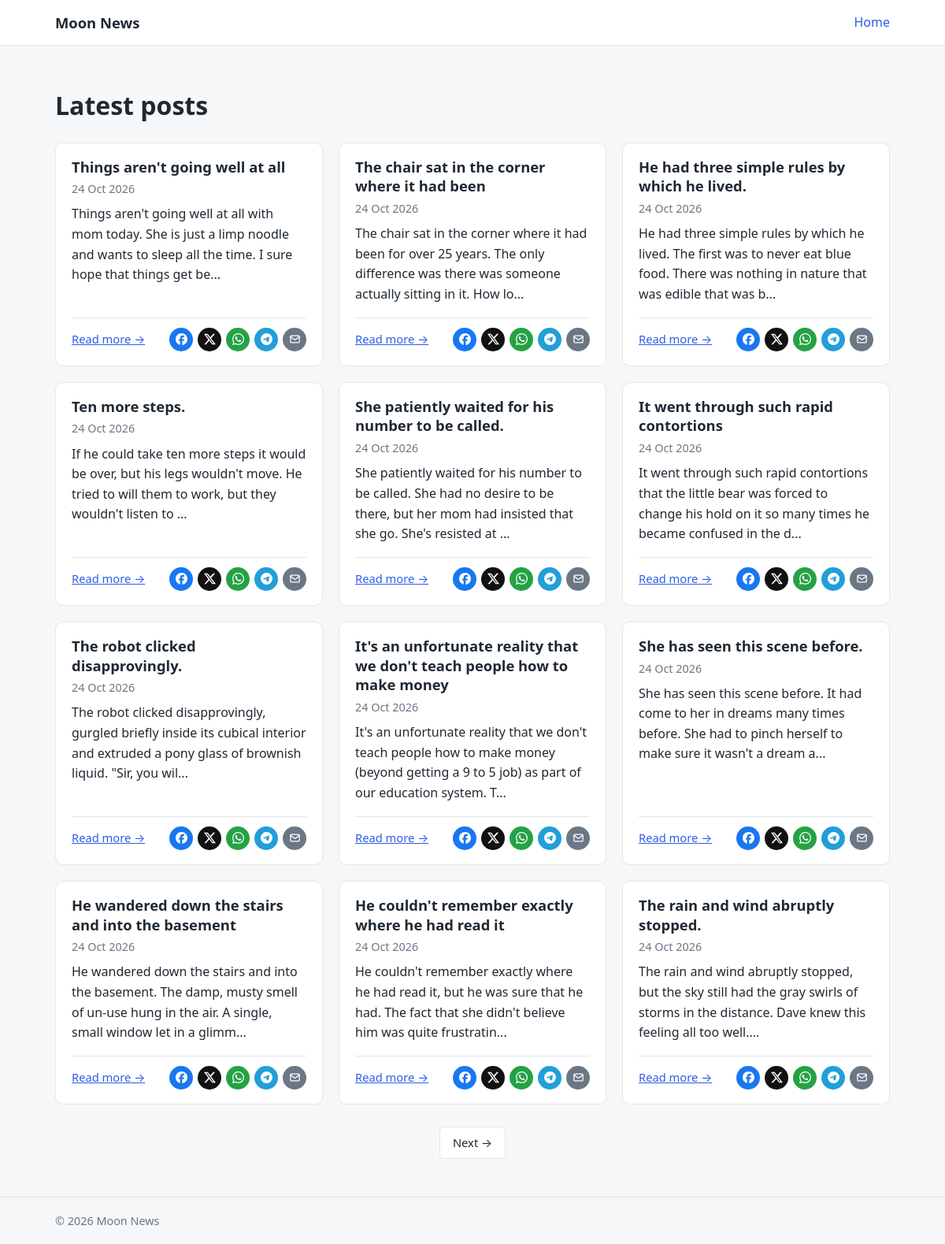
The page / on the database its author committed.
### tables this page shows
CREATE TABLE posts (
  id         INT UNSIGNED AUTO_INCREMENT PRIMARY KEY,
  title      VARCHAR(150)  NOT NULL,
  content    TEXT          NOT NULL,                  
  tags       VARCHAR(255)  NOT NULL DEFAULT '',       
  created_at TIMESTAMP     NOT NULL DEFAULT CURRENT_TIMESTAMP,
  INDEX idx_posts_created (created_at, id),       
  INDEX idx_posts_title (title),                  
  FULLTEXT INDEX ft_posts_title (title)           
);

CREATE TABLE IF NOT EXISTS social_platforms (
  id                 INT UNSIGNED AUTO_INCREMENT PRIMARY KEY,
  slug               VARCHAR(50)   NOT NULL UNIQUE,         
  name               VARCHAR(100)  NOT NULL,                
  share_url_template VARCHAR(1024) NOT NULL,
  icon_svg           TEXT          NOT NULL,
  color              VARCHAR(9)    NOT NULL DEFAULT '#6b7785',
  opens_new_tab      TINYINT(1)    NOT NULL DEFAULT 1,
  sort_order         INT           NOT NULL DEFAULT 0,
  created_at         TIMESTAMP     NOT NULL DEFAULT CURRENT_TIMESTAMP
);

### includes/helpers.php (called while the page is built, shortened)
<?php
require_once __DIR__ . '/../config/config.php';
function e(?string $value): string
{
    return htmlspecialchars((string) $value, ENT_QUOTES, 'UTF-8');
}
function slugify(string $text, int $max = 80): string
{
    $text = mb_strtolower(trim($text), 'UTF-8');
    if (function_exists('iconv')) {
        $ascii = @iconv('UTF-8', 'ASCII//TRANSLIT//IGNORE', $text);
        if ($ascii !== false) {
            $text = $ascii;
        }
    }
    $text = trim((string) preg_replace('/[^a-z0-9]+/', '_', $text), '_');
    $text = trim(substr($text, 0, $max), '_');
    return $text !== '' ? $text : 'post';
}
function post_path(int $id, string $title): string
{
    return 'post.php?id=' . $id . '&title=' . slugify($title);
}
function share_platforms(): array
{
    static $cache = null;
    if ($cache === null) {
        $cache = [];
        $sql = 'SELECT slug, name, share_url_template, icon_svg, color, opens_new_tab
                FROM social_platforms ORDER BY sort_order, id';
        foreach (db()->query($sql) as $row) {
            $cache[$row['slug']] = $row;
        }
    }
    return $cache;
}

### config/config.php (called while the page is built, shortened)
<?php
function db(): PDO
{
    static $pdo = null;
    if ($pdo === null) {
        $pdo = new PDO(
            'mysql:host=' . DB_HOST . ';dbname=' . DB_NAME . ';charset=utf8mb4',
            DB_USER,
            DB_PASS,
            [
                PDO::ATTR_ERRMODE            => PDO::ERRMODE_EXCEPTION,
                PDO::ATTR_DEFAULT_FETCH_MODE => PDO::FETCH_ASSOC,
                PDO::ATTR_EMULATE_PREPARES   => false,
            ]
        );
    }
    return $pdo;
}

### includes/share_buttons.php (the view, shortened to what this page needs)
<?php
require_once __DIR__ . '/helpers.php';
function share_build_url(string $template, string $url, string $title, string $desc): string
{
    return strtr($template, [
        '{url}'       => rawurlencode($url),
        '{title}'     => rawurlencode($title),
        '{desc}'      => rawurlencode($desc),
        '{title_url}' => rawurlencode($title . ' ' . $url),
        '{desc_url}'  => rawurlencode($desc . "\n\n" . $url),
    ]);
}
function render_share_buttons(string $url, string $title, string $desc, string $class = ''): void
{
    echo '<div class="share-buttons ' . e($class) . '" data-share-url="' . e($url) . '" data-track-url="track_share.php">';
    foreach (share_platforms() as $slug => $p) {
        $href = share_build_url($p['share_url_template'], $url, $title, $desc);
        $text  = 'Share via ' . $p['name'];
        $style = preg_match('/^#[0-9a-f]{3,8}$/i', (string) $p['color'])
            ? ' style="background:' . $p['color'] . '"'
            : '';
        $tab   = (int) $p['opens_new_tab'] === 1 ? ' target="_blank" rel="noopener noreferrer"' : '';
        echo '<a class="share-btn share-' . e($slug) . '"' . $style
           . ' href="' . e($href) . '"'
           . ' data-platform="' . e($slug) . '"'
           . ' title="' . e($text) . '" aria-label="' . e($text) . '"' . $tab . '>'
           . $p['icon_svg']
           . '</a>';
    }
    echo '</div>';
}

### includes/header.php (shortened to what this page needs)
<?php
require_once __DIR__ . '/helpers.php';
?>
<!DOCTYPE html>
<html lang="en">
<head>
    <link rel="stylesheet" href="css/style.css">
</head>
<body>
<header class="site-header">
    <div class="container">
        <a class="brand" href="index.php"><?= e(SITE_NAME) ?></a>
        <nav><a href="index.php">Home</a></nav>
    </div>
</header>
<main class="container">

### public/index.php (shortened to what this page needs)
<?php
require_once __DIR__ . '/../config/config.php';
require_once __DIR__ . '/../includes/share_buttons.php';
$perPage = 12;
function post_cursor(mixed $value): ?array
{
    if (!is_string($value) || !preg_match('/^(\d{4}-\d{2}-\d{2} \d{2}:\d{2}:\d{2})_(\d{1,10})$/', $value, $m)) {
        return null;
    }
    $d = DateTimeImmutable::createFromFormat('!Y-m-d H:i:s', $m[1]);
    return ($d && $d->format('Y-m-d H:i:s') === $m[1]) ? ['created_at' => $m[1], 'id' => (int) $m[2]] : null;
}
function cursor_of(array $post): string
{
    return $post['created_at'] . '_' . $post['id'];
}
$before = post_cursor($_GET['before'] ?? null);
$after  = $before ? null : post_cursor($_GET['after'] ?? null);
$columns = 'id, title, SUBSTRING(content, 1, 600) AS content, created_at';
if ($after) {
    $sql  = "SELECT $columns FROM posts WHERE created_at > :c1 OR (created_at = :c2 AND id > :i)
             ORDER BY created_at ASC, id ASC LIMIT :limit";
    $args = [':c1' => $after['created_at'], ':c2' => $after['created_at'], ':i' => $after['id']];
} elseif ($before) {
    $sql  = "SELECT $columns FROM posts WHERE created_at < :c1 OR (created_at = :c2 AND id < :i)
             ORDER BY created_at DESC, id DESC LIMIT :limit";
    $args = [':c1' => $before['created_at'], ':c2' => $before['created_at'], ':i' => $before['id']];
} else {
    $sql  = "SELECT $columns FROM posts ORDER BY created_at DESC, id DESC LIMIT :limit";
}
$stmt = db()->prepare($sql);
$stmt->bindValue(':limit', $perPage + 1, PDO::PARAM_INT);
$stmt->execute();
$rows = $stmt->fetchAll();
$more  = count($rows) > $perPage;
$posts = array_slice($rows, 0, $perPage);
$newerUrl = ($posts && ($before || ($after && $more))) ? 'index.php?after=' . rawurlencode(cursor_of($posts[0])) : null;
$olderUrl = ($posts && ($after || $more)) ? 'index.php?before=' . rawurlencode(cursor_of($posts[count($posts) - 1])) : null;
require __DIR__ . '/../includes/header.php';
?>
<h1>Latest posts</h1>
<div class="cards">
    <?php foreach ($posts as $post): ?>
        <?php
        $postPath = post_path((int) $post['id'], $post['title']);
        $postUrl  = asset_url($postPath);
        $excerpt = mb_strimwidth(trim(preg_replace('/\s+/', ' ', strip_tags($post['content']))), 0, 140, '...');
        ?>
        <article class="card">
            <h2><a href="<?= e($postPath) ?>"><?= e($post['title']) ?></a></h2>
            <p class="muted"><?= e(date('j M Y', strtotime($post['created_at']))) ?></p>
            <p><?= e($excerpt) ?></p>
            <div class="card-foot">
                <a class="read-more" href="<?= e($postPath) ?>">Read more &rarr;</a>
                <?php render_share_buttons($postUrl, $post['title'], $excerpt, 'share-sm'); ?>
            </div>
        </article>
    <?php endforeach; ?>
</div>
<?php if ($newerUrl || $olderUrl): ?>
    <nav class="pager" aria-label="Pages of posts">
        <?php if ($olderUrl): ?><a href="<?= e($olderUrl) ?>" rel="next">Next &rarr;</a><?php endif; ?>
    </nav>
<?php endif; ?>
<?php
require __DIR__ . '/../includes/footer.php';

### includes/footer.php (shortened to what this page needs)
</main>
<footer class="site-footer">
    <div class="container">&copy; <?= date('Y') ?> <?= htmlspecialchars(SITE_NAME, ENT_QUOTES, 'UTF-8') ?></div>
</footer>
</body>
</html>

### public/css/style.css (style rules this page uses)
:root { --bg: #f6f7f9; --card: #ffffff; --text: #1f2933; --muted: #6b7785; --line: #e2e6ea; --primary: #2f5bea; }
* { box-sizing: border-box; }
body { margin: 0; font-family: system-ui, -apple-system, "Segoe UI", Roboto, Arial, sans-serif; line-height: 1.6; color: var(--text); background: var(--bg); }
a { color: var(--primary); }
.container { max-width: 1100px; margin: 0 auto; padding: 0 20px; }
.site-header { background: var(--card); border-bottom: 1px solid var(--line); }
.site-header .container { display: flex; justify-content: space-between; align-items: center; padding-top: 14px; padding-bottom: 14px; }
.brand { font-weight: 700; font-size: 1.15rem; text-decoration: none; color: var(--text); }
.site-header nav a { margin-left: 16px; text-decoration: none; }
main.container { padding-top: 28px; padding-bottom: 40px; }
.muted { color: var(--muted); font-size: .9rem; margin: 0 0 .5rem; }
.cards { display: grid; grid-template-columns: repeat(3, 1fr); gap: 20px; }
.card { display: flex; flex-direction: column; background: var(--card); border: 1px solid var(--line); border-radius: 10px; padding: 18px 20px; }
.card-foot { margin-top: auto; padding-top: 12px; border-top: 1px solid var(--line); display: flex; flex-wrap: wrap; justify-content: space-between; align-items: center; gap: 10px; }
.card-foot .read-more { font-size: .92rem; }
.card > p:nth-of-type(2) { margin-top: 0; flex-grow: 1; }
.card h2 { margin: 0 0 4px; font-size: 1.15rem; line-height: 1.35; }
.card h2 a { text-decoration: none; color: var(--text); }
.share-buttons { display: flex; flex-wrap: wrap; gap: 10px; }
.share-btn { display: inline-flex; align-items: center; justify-content: center; width: 40px; height: 40px; border-radius: 50%; color: #fff; text-decoration: none; transition: transform .08s ease, opacity .15s ease; }
.share-btn svg { display: block; width: 18px; height: 18px; }
.share-sm { gap: 6px; }
.share-sm .share-btn { width: 30px; height: 30px; }
.share-sm .share-btn svg { width: 15px; height: 15px; }
.share-btn { background: #6b7785; }
.site-footer { border-top: 1px solid var(--line); color: var(--muted); padding: 18px 0; font-size: .9rem; }
.pager { display: flex; flex-wrap: wrap; justify-content: center; align-items: center; gap: 10px; margin: 28px 0 8px; }
.pager a { padding: 8px 16px; border: 1px solid var(--line); border-radius: 6px; background: var(--card); color: var(--text); text-align: center; text-decoration: none; font-size: .92rem; }

### rows shown on the page
posts: title "Things aren't going well at all", created_at "24 Oct 2026", excerpt "Things aren't going well at all with mom today. She is just a limp noodle and wants to sleep all the time. I sure hope that things get be..."
posts: title "The chair sat in the corner where it had been", created_at "24 Oct 2026", excerpt "The chair sat in the corner where it had been for over 25 years. The only difference was there was someone actually sitting in it. How lo..."
posts: title "He had three simple rules by which he lived.", created_at "24 Oct 2026", excerpt "He had three simple rules by which he lived. The first was to never eat blue food. There was nothing in nature that was edible that was b..."
posts: title "Ten more steps.", created_at "24 Oct 2026", excerpt "If he could take ten more steps it would be over, but his legs wouldn't move. He tried to will them to work, but they wouldn't listen to ..."
posts: title "She patiently waited for his number to be called.", created_at "24 Oct 2026", excerpt "She patiently waited for his number to be called. She had no desire to be there, but her mom had insisted that she go. She's resisted at ..."
posts: title "It went through such rapid contortions", created_at "24 Oct 2026", excerpt "It went through such rapid contortions that the little bear was forced to change his hold on it so many times he became confused in the d..."
posts: title "The robot clicked disapprovingly.", created_at "24 Oct 2026", excerpt "The robot clicked disapprovingly, gurgled briefly inside its cubical interior and extruded a pony glass of brownish liquid. \"Sir, you wil..."
posts: title "It's an unfortunate reality that we don't teach people how to make money", created_at "24 Oct 2026", excerpt "It's an unfortunate reality that we don't teach people how to make money (beyond getting a 9 to 5 job) as part of our education system. T..."
posts: title "She has seen this scene before.", created_at "24 Oct 2026", excerpt "She has seen this scene before. It had come to her in dreams many times before. She had to pinch herself to make sure it wasn't a dream a..."
posts: title "He wandered down the stairs and into the basement", created_at "24 Oct 2026", excerpt "He wandered down the stairs and into the basement. The damp, musty smell of un-use hung in the air. A single, small window let in a glimm..."
posts: title "He couldn't remember exactly where he had read it", created_at "24 Oct 2026", excerpt "He couldn't remember exactly where he had read it, but he was sure that he had. The fact that she didn't believe him was quite frustratin..."
posts: title "The rain and wind abruptly stopped.", created_at "24 Oct 2026", excerpt "The rain and wind abruptly stopped, but the sky still had the gray swirls of storms in the distance. Dave knew this feeling all too well...."

### other values the page prints
SITE_NAME "Moon News"
